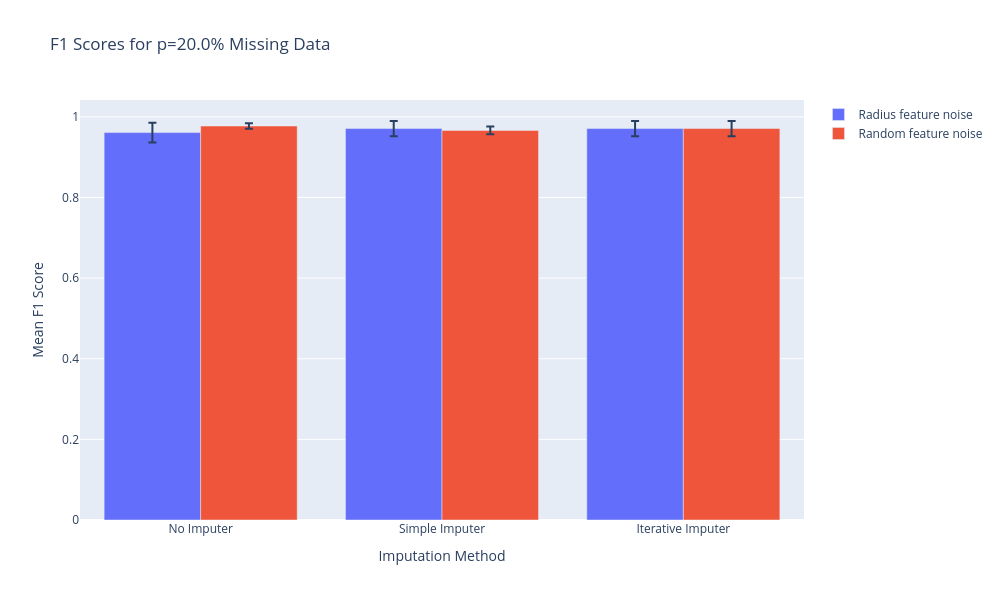
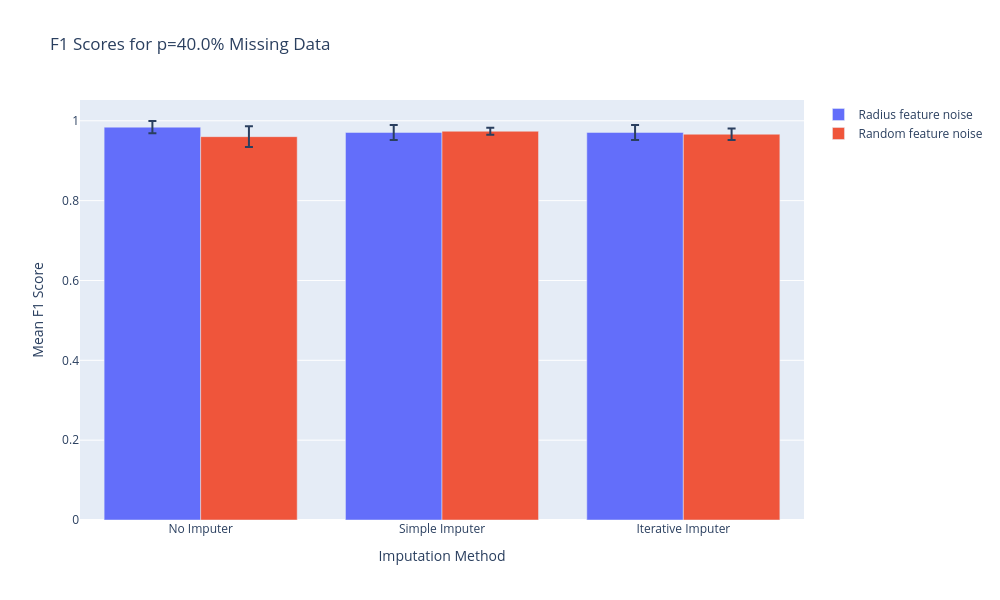

Notebook cell for these charts, in order:
### Code cell
#P values to test for
p_values = [0.2,0.4]
for p in p_values:
    #Get random p% idx of total idx 
    radius_noise_p_idx = bcw_df.sample(frac=p).index
    random_noise_p_idx = bcw_df.sample(frac=p).index
    
    #Clonning the dataframe
    X_radius_noise = X.copy()
    X_random_noise = X.copy()

    #Generate noise
    #Single feature
    X_radius_noise.loc[radius_noise_p_idx,'radius_mean'] = np.nan
    #Random feature
    for idx in random_noise_p_idx:
        random_feature = np.random.choice(X_random_noise.columns)
        X_random_noise.loc[idx,random_feature] = np.nan
    
    #Logistic regression on p% noise for radius feature without imputer
    mean_f1_radius_noise_no_imputer,std_f1_radius_noise_no_imputer = run_stratified_k_fold_logistic_regression(X_radius_noise)
    
    #Logistic regression on p% noise for radius feature with simple imputer
    mean_f1_radius_noise_simple_imputer,std_f1_radius_noise_simple_imputer = run_stratified_k_fold_logistic_regression(X_radius_noise,SimpleImputer())
    
    #Logistic regression on p% noise for radius feature with Iterative imputer
    mean_f1_radius_noise_iterative_imputer,std_f1_radius_noise_iterative_imputer = run_stratified_k_fold_logistic_regression(X_radius_noise,IterativeImputer())
    
    #Logistic regression on p% noise for random feature without imputer
    mean_f1_random_noise_no_imputer,std_f1_random_noise_no_imputer = run_stratified_k_fold_logistic_regression(X_random_noise)
    
    #Logistic regression on p% noise for random feature with simple imputer
    mean_f1_random_noise_simple_imputer,std_f1_random_noise_simple_imputer = run_stratified_k_fold_logistic_regression(X_random_noise,SimpleImputer())
    
    #Logistic regression on p% noise for random feature with iterative imputer
    mean_f1_random_noise_iterative_imputer,std_f1_random_noise_iterative_imputer = run_stratified_k_fold_logistic_regression(X_random_noise,IterativeImputer())
    
    print(f"\n--- Results for p = {int(p*100)}% ---")
    print(f"No Imputer        | Single Feat: {mean_f1_radius_noise_no_imputer:.4f} +/- {std_f1_radius_noise_no_imputer:.4f} | Random Feat: {mean_f1_random_noise_no_imputer:.4f} +/- {std_f1_random_noise_no_imputer:.4f}")
    print(f"Simple Imputer    | Single Feat: {mean_f1_radius_noise_simple_imputer:.4f} +/- {std_f1_radius_noise_simple_imputer:.4f} | Random Feat: {mean_f1_random_noise_simple_imputer:.4f} +/- {std_f1_random_noise_simple_imputer:.4f}")
    print(f"Iterative Imputer | Single Feat: {mean_f1_radius_noise_iterative_imputer:.4f} +/- {std_f1_radius_noise_iterative_imputer:.4f} | Random Feat: {mean_f1_random_noise_iterative_imputer:.4f} +/- {std_f1_random_noise_iterative_imputer:.4f}")    
        
    
    fig = go.Figure()
    fig.add_trace(go.Bar(
    name='Radius feature noise',
    x=['No Imputer', 'Simple Imputer', 'Iterative Imputer'], y=[mean_f1_radius_noise_no_imputer, mean_f1_radius_noise_simple_imputer,mean_f1_radius_noise_iterative_imputer],
    error_y=dict(type='data', array=[std_f1_radius_noise_no_imputer, std_f1_radius_noise_simple_imputer, std_f1_radius_noise_iterative_imputer])
    ))
    fig.add_trace(go.Bar(
        name='Random feature noise',
        x=['No Imputer', 'Simple Imputer', 'Iterative Imputer'], y=[mean_f1_random_noise_no_imputer, mean_f1_random_noise_simple_imputer, mean_f1_random_noise_iterative_imputer],
        error_y=dict(type='data', array=[std_f1_random_noise_no_imputer, std_f1_random_noise_simple_imputer, std_f1_random_noise_iterative_imputer])
    ))
    fig.update_layout(barmode='group',title=f"F1 Scores for p={p*100}% Missing Data",
        xaxis_title="Imputation Method",
        yaxis_title="Mean F1 Score",
        width=1000,  # Adjust this value to make it wider
        height=600)   # Adjust this value to make it taller)
    fig.show()

### Figure 1 — Plotly figure (JSON) as saved in the notebook; plotly's stock layout.template omitted (floating-point values rounded to 4 significant figures)
{"data": [{"error_y": {"array": [0.02437, 0.01876, 0.01876], "type": "data"}, "name": "Radius feature noise", "type": "bar", "x": ["No Imputer", "Simple Imputer", "Iterative Imputer"], "y": [0.961, 0.9709, 0.9709]}, {"error_y": {"array": [0.006773, 0.009721, 0.01876], "type": "data"}, "name": "Random feature noise", "type": "bar", "x": ["No Imputer", "Simple Imputer", "Iterative Imputer"], "y": [0.9772, 0.9663, 0.9709]}], "layout": {"barmode": "group", "height": 600, "title": {"text": "F1 Scores for p=20.0% Missing Data"}, "width": 1000, "xaxis": {"title": {"text": "Imputation Method"}}, "yaxis": {"title": {"text": "Mean F1 Score"}}}}

### Figure 2 — Plotly figure (JSON) as saved in the notebook; plotly's stock layout.template omitted (floating-point values rounded to 4 significant figures)
{"data": [{"error_y": {"array": [0.01544, 0.01876, 0.01876], "type": "data"}, "name": "Radius feature noise", "type": "bar", "x": ["No Imputer", "Simple Imputer", "Iterative Imputer"], "y": [0.9841, 0.9709, 0.9709]}, {"error_y": {"array": [0.02586, 0.008845, 0.0143], "type": "data"}, "name": "Random feature noise", "type": "bar", "x": ["No Imputer", "Simple Imputer", "Iterative Imputer"], "y": [0.9603, 0.9739, 0.9664]}], "layout": {"barmode": "group", "height": 600, "title": {"text": "F1 Scores for p=40.0% Missing Data"}, "width": 1000, "xaxis": {"title": {"text": "Imputation Method"}}, "yaxis": {"title": {"text": "Mean F1 Score"}}}}
